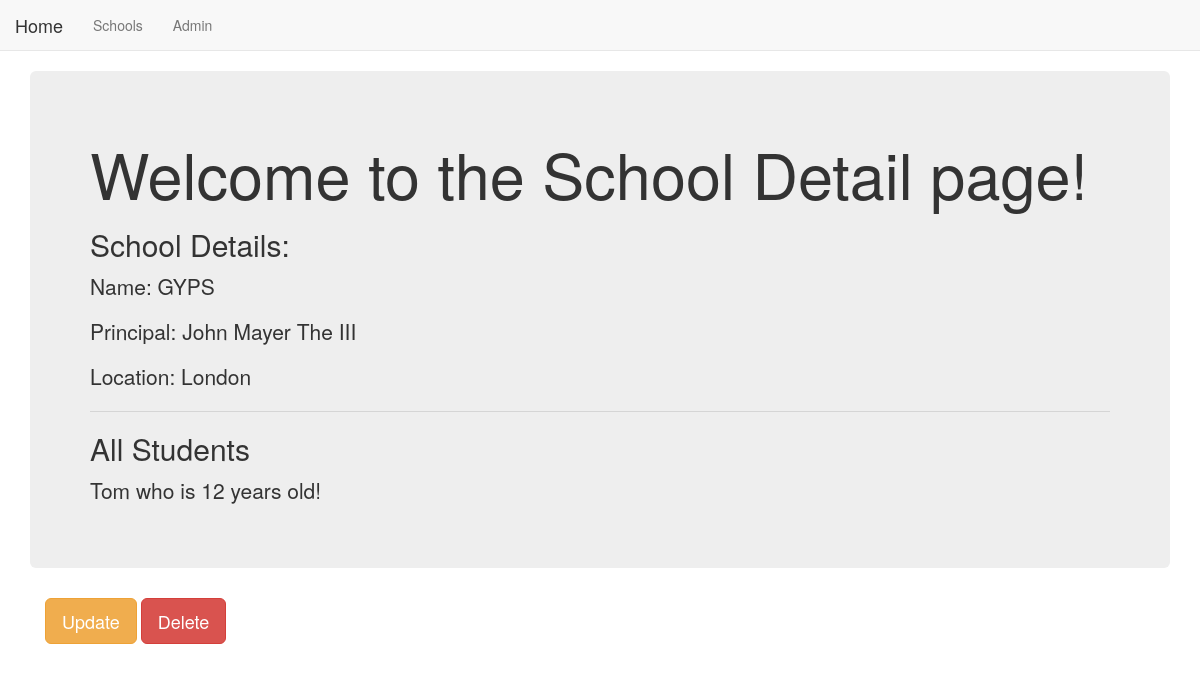
/basic_app/1/, run on the app's committed database.
### basic_app/models.py (models this page shows, shortened)
class School(models.Model):
    name = models.CharField(max_length=256)
    principal = models.CharField(max_length=256)
    location = models.CharField(max_length=256)

class Student(models.Model):
    name = models.CharField(max_length=256)
    age = models.PositiveIntegerField()
    school = models.ForeignKey(School, related_name='students')

### basic_app/views.py (the view)
# urls.py: url(r'^(?P<pk>\d+)/$', views.SchoolDetailView.as_view(), name='detail'),
class SchoolDetailView(DetailView):
    context_object_name = 'school_detail'
    model = models.School
    template_name = 'basic_app/school_detail.html'

### basic_app/templates/basic_app/school_detail.html (shortened to what this page needs)
{% extends "basic_app/basic_app_base.html" %}
{% block body_block %}
<div class='jumbotron'>
    <h1>Welcome to the School Detail page!</h1>
    <h2>School Details:</h2>
    <p>Name: {{ school_detail.name }}</p>
    <p>Principal: {{ school_detail.principal }}</p>
    <p>Location: {{ school_detail.location }}</p>
    <hr>
    <h2>All Students</h2>
    {% for student in school_detail.students.all %}
        <p>{{ student.name }} who is {{ student.age }} years old!</p>
    {% endfor %}
</div>
<div class="container">
    <p>
        <a class="btn btn-warning btn-lg" href="{% url 'basic_app:school_update' pk=school_detail.pk %}">Update</a>
        <a class="btn btn-danger btn-lg" href="{% url 'basic_app:school_delete' pk=school_detail.pk %}">Delete</a>
    </p>
</div>
{% endblock body_block %}

### data on the page
School: name "GYPS", principal "John Mayer The III", location "London"
Student: name "Tom", age "12"
